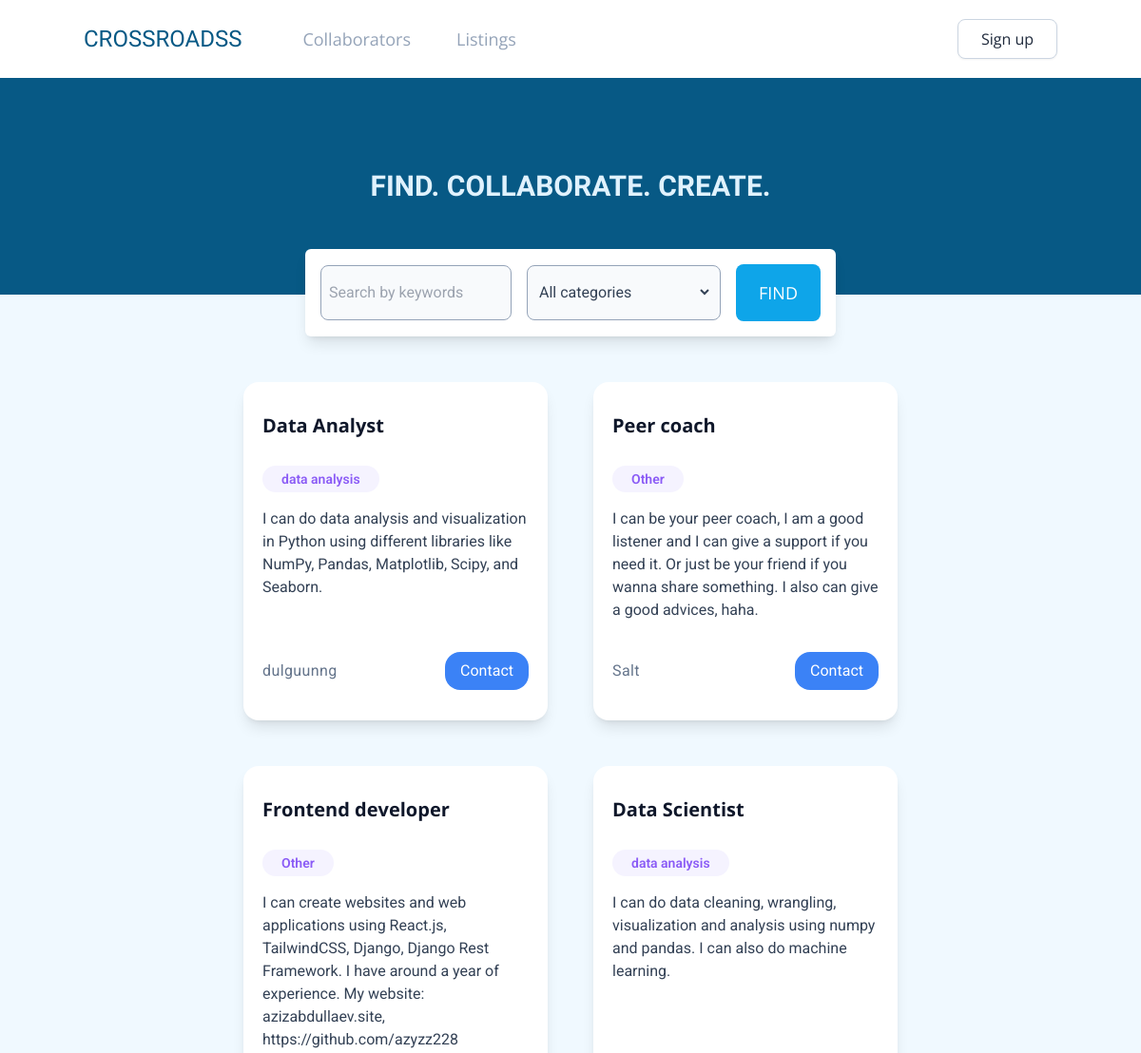
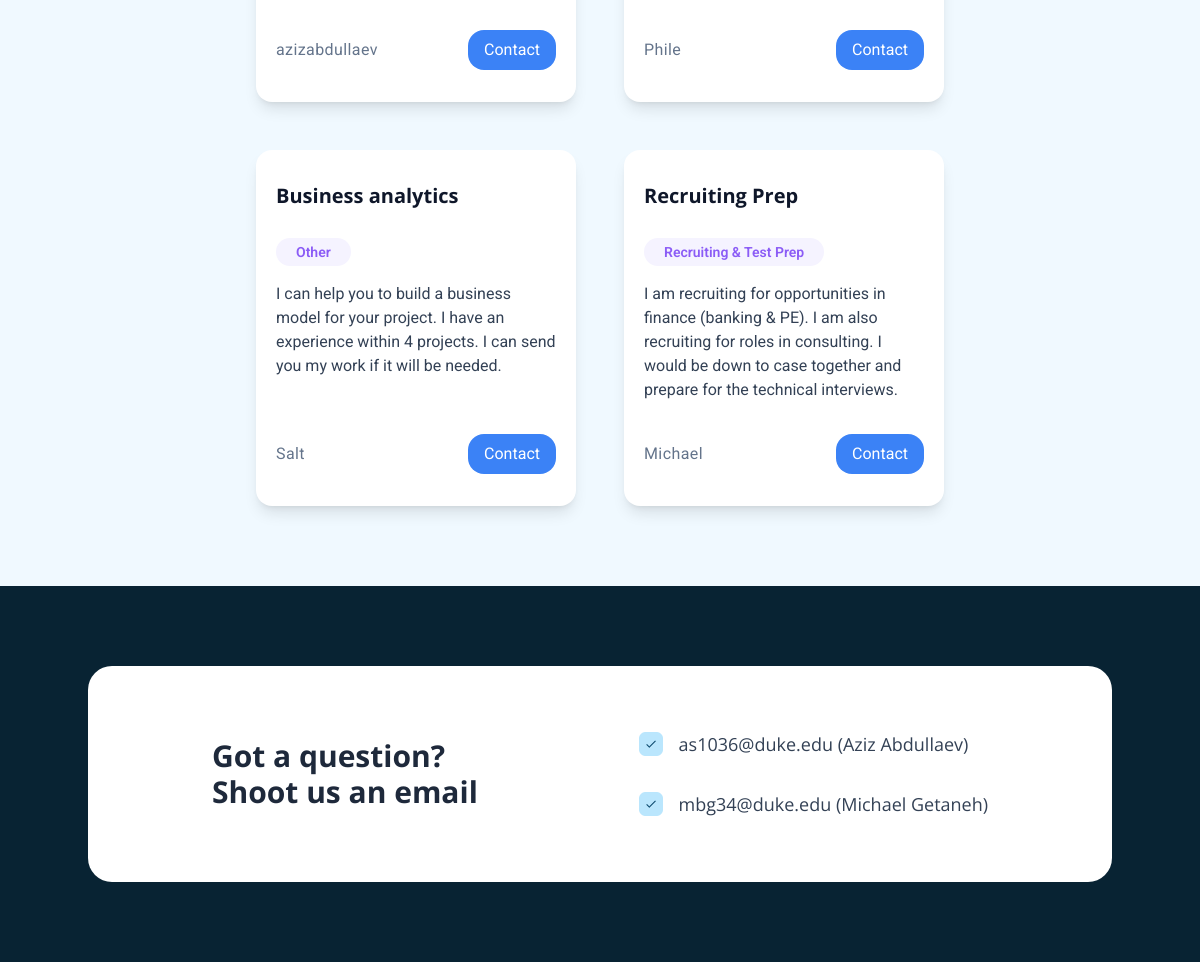
Screenshot of /find-collaborator/ with the database file from the repository (2 pictures, top to bottom).
### gigs/models.py (models this page shows, shortened)
class Categories(models.Model):
    category = models.CharField(max_length=200, unique=True, default="Other")
    def __str__(self):
        return self.category

class Gigs(models.Model):
    _id = models.UUIDField(
        default=uuid.uuid4, unique=True, editable=False, primary_key=True
    )
    nickname = models.CharField(max_length=15)
    created_at = models.DateTimeField(auto_now_add=True)
    is_deleted = models.CharField(max_length=12, default="no")
    title = models.CharField(max_length=25)
    category = models.ForeignKey(Categories, default=8, on_delete=models.SET_DEFAULT)
    email = models.CharField(max_length=200)
    description = models.TextField(max_length=250)
    approval_options = (("yes", "yes"), ("no", "no"), ("pending", "pending"))
    approved = models.CharField(
        max_length=7, choices=approval_options, default="pending"
    )

### gigs/views.py (the view)
# urls.py: path("find-collaborator/", views.gigsPage, name="gigs-page"),
def gigsPage(request):
    list_of_gigs = Gigs.objects.filter(approved="yes")
    myFilter = GigsFilter(request.GET, queryset=list_of_gigs)
    list_of_gigs = myFilter.qs
    if list_of_gigs.exists():
        context = {"gigs": list_of_gigs, "myFilter": myFilter}
    else:
        context = {"gigs": "nodata", "myFilter": myFilter}
    return render(request, "gigs/gigsPage.html", context)

### gigs/templates/gigs/gigsPage.html (shortened to what this page needs)
{% extends 'gigs/base.html' %}
{% load static %}
{% block content %}
{% include "gigs/Header.html" %}
<div class="py-24 bg-sky-800" >
  <p class="text-center text-3xl uppercase font-bold font-epilogue text-sky-100">Find. Collaborate. Create.</p>
</div>
<div class=" flex justify-center bg-sky-50 ">
  <form action="" method="get">
    <div
      class="flex flex-col sm:flex-row justify-center items-center space-y-4 sm:space-y-0 sm:space-x-4 bg-white-400 px-4 py-4 shadow-lg -mt-12 bg-white rounded-md">
      <div id="keywordSearch" class="bg-slate-50 border border-slate-400 py-4 px-2 font-roboto text-base rounded-lg ">
        {{myFilter.form.keywords}}
      </div>
      <div class="bg-slate-50 border border-slate-400 py-4 px-2 font-roboto text-base rounded-lg ">
        {{myFilter.form.category}}
      </div>
      <button class="bg-sky-500 text-lg text-white uppercase rounded-lg py-4 px-6" type="submit">Find</button>
    </div>
</div>
<div class="bg-sky-50 pt-12 pb-20">
  <div class="container flex flex-row items-start justify-center gap-12 flex-wrap ">
    {% if gigs == "nodata" %}
    <p>Sorry Nothing found</p>
    {% else %}
    {% for gig in gigs %}
    <div class="card--wrapper">
      <p class="card--title  ">
        {{gig.title}}
      </p>
      <div class="">
        {% if gig.category == "software development" %}
        <p class="card--category text-sky-500 bg-sky-50 ">
          {{gig.category}}
        </p>
        {% elif gig.category == "Advocacy & Awareness" %}
        <p class="card--category text-red-500 bg-red-50 ">
          {{gig.category}}
        </p>
        {% elif gig.category == "Music / Songwriting" %}
        <p class="card--category text-teal-500 bg-teal-50 ">
          {{gig.category}}
        </p>
        {% elif gig.category == "Shooting & Editing" %}
        <p class="card--category text-purple-500 bg-purple-50 ">
          {{gig.category}}
        </p>
        {% elif gig.category == "Recruiting & Test Prep" %}
        <p class="card--category text-blue-500 bg-blue-50 ">
          {{gig.category}}
        </p>
        {% elif gig.category == "data analysis" %}
        <p class="card--category text-cyan-500 bg-cyan-50  ">
          {{gig.category}}
        </p>
        {% else %}
        <p class="card--category ">
          {{gig.category}}
        </p>
        {% endif %}
      </div>
      <p class="card--description ">
        {{gig.description}}
      </p>
      <div class="flex flex-row justify-between items-center mt-auto">
        <p class=" card--nickname">{{gig.nickname}}</p>
        <div class=" cursor-pointer">
          <p class="card--btn" onclick="copyContent(event)">Contact</p>
        </div>
      </div>
    </div>
    {% endfor %}
    {% endif %}
  </div>
</div>
{% include "gigs/contactComponent.html" %}
{% endblock content %}

### rows the page displays
Categories: category "All categories"
Gigs: title "Data Analyst", category "data analysis", description "I can do data analysis and visualization in Python using different libraries like NumPy, Pandas, Matplotlib, Scipy, and Seaborn.", nickname "dulguunng"
Gigs: title "Peer coach", category "Other", description "I can be your peer coach, I am a good listener and I can give a support if you need it. Or just be your friend if you wanna share something. I also can give a good advices, haha.", nickname "Salt"
Gigs: title "Frontend developer", category "Other", description "I can create websites and web applications using React.js, TailwindCSS, Django, Django Rest Framework. I have around a year of experience. My website: azizabdullaev.site, https://github.com/azyzz228", nickname "azizabdullaev"
Gigs: title "Data Scientist", category "data analysis", description "I can do data cleaning, wrangling, visualization and analysis using numpy and pandas. I can also do machine learning.", nickname "Phile"
Gigs: title "Business analytics", category "Other", description "I can help you to build a business model for your project. I have an experience within 4 projects. I can send you my work if it will be needed.", nickname "Salt"
Gigs: title "Recruiting Prep", category "Recruiting & Test Prep", description "I am recruiting for opportunities in finance (banking & PE). I am also recruiting for roles in consulting. I would be down to case together and prepare for the technical interviews.", nickname "Michael"
